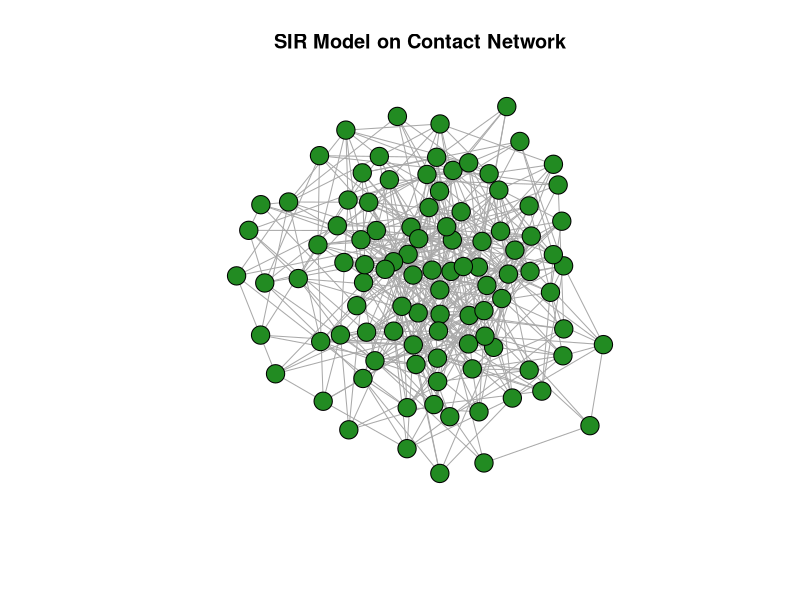

This figure's R source:
##----------------------------------------------------------------------------------- ##
## Real-life example of additive process (panmictic models)
##----------------------------------------------------------------------------------- ##
##
## Modeling chance of infection of healthy population by an infected individual moving 
## in a two-dimensional space in short-range evolution.   
## A random walker (infected person) takes \tau steps on a 2D space.
## After each step, the visited site can become infected with probability p, and branches 
## off, from this location by another random walker with \tau steps that spreads the 
## disease to other sites. 
## \tau represents the length of time of the infectious period
## p represents the infectiousness
##
## Number of infected persons produced by one walker in susceptible pop., $R_{0} = p*\tau
## Three types of sites: Susceptible, Infected, Removed (SIR)
##
# Load required libraries
library(igraph)

# Function to simulate SIR model on contact network
simulate_SIR_network <- function(network, beta, gamma, initial_infected, days) {
  # Initialize node states (0 = susceptible, 1 = infected, 2 = recovered)
  V(network)$state <- rep(0, vcount(network))
  V(network)$state[sample(1:vcount(network), initial_infected)] <- 1
  
  # Run simulation
  for (day in 1:days) {
    # Update infected nodes
    infected_nodes <- which(V(network)$state == 1)
    for (node in infected_nodes) {
      neighbors <- neighbors(network, node)
      susceptible_neighbors <- neighbors[V(network)$state[neighbors] == 0]
      for (neighbor in susceptible_neighbors) {
        if (runif(1) < beta) {
          V(network)$state[neighbor] <- 1
        }
      }
      if (runif(1) < gamma) {
        V(network)$state[node] <- 2
      }
    }
  }
  
  # Return final states
  return(V(network)$state)
}

# Generate random contact network
n <- 100  # Number of nodes
p <- 0.1  # Probability of connection
network <- erdos.renyi.game(n, p)

# Parameters
beta <- 0.3  # Transmission rate
gamma <- 0.1 # Recovery rate
initial_infected <- 5
days <- 100

# Run simulation
final_states <- simulate_SIR_network(network, beta, gamma, initial_infected, days)

# Plot final states
plot(network, vertex.color = ifelse(final_states == 0, "dodgerblue", ifelse(final_states == 1, "firebrick1", "forestgreen")),
     vertex.size = 10, vertex.label = NA, main = "SIR Model on Contact Network")
